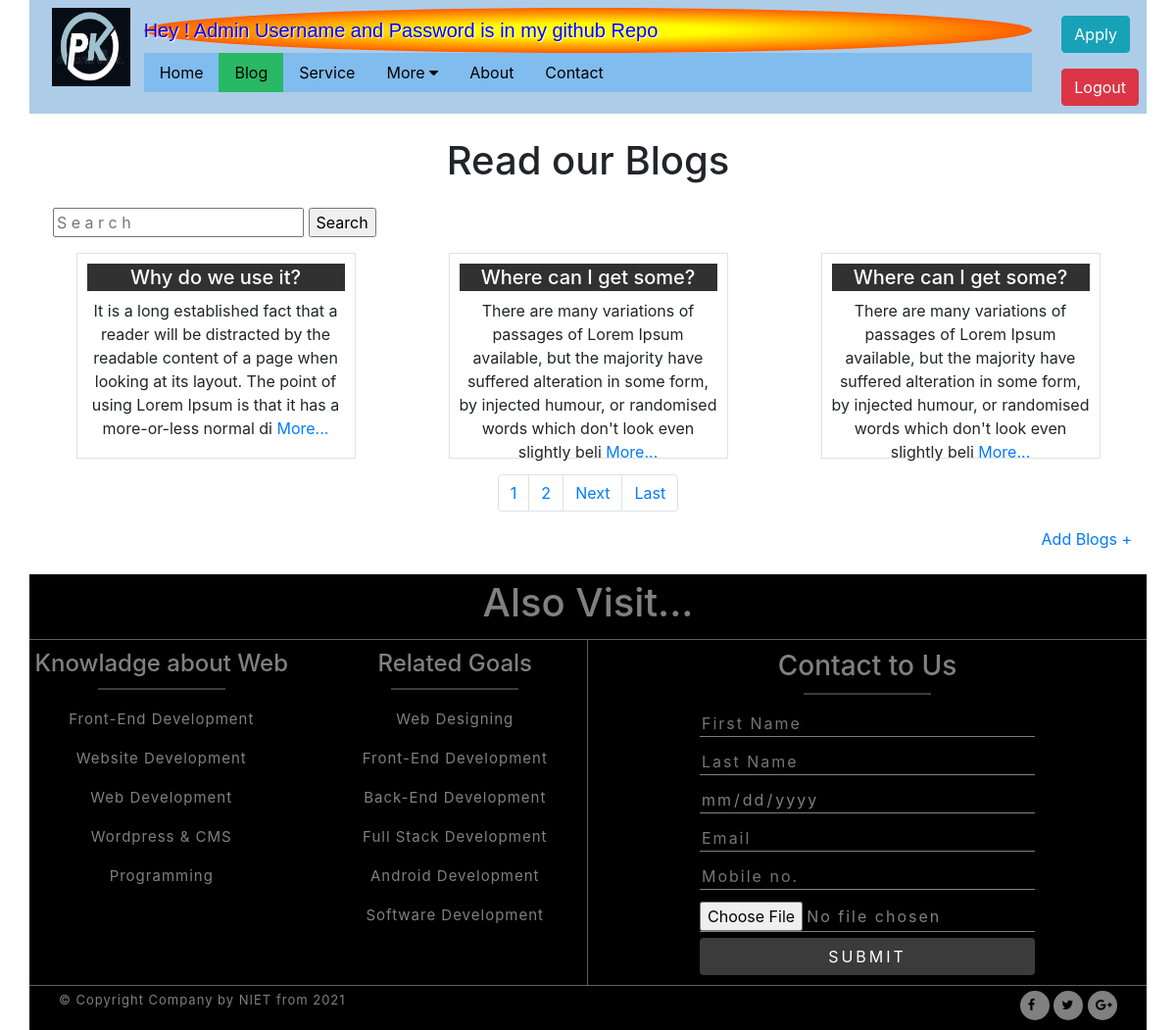
/blogs/ (signed in), run on the app's committed database.
### myapp/models.py (models this page shows)
class Services(models.Model):
    blog_title = models.CharField(max_length=50)
    blog_desc = HTMLField()

### myapp/views.py (the view)
# urls.py: path('blogs/', views.blog, name='blogs'),
@login_required(login_url='login')
def blog(request):
    servicesda = Services.objects.all().order_by('-blog_title')
    paginator = Paginator(servicesda, 3)
    page_num = request.GET.get('page')
    servicesdata = paginator.get_page(page_num)
    totalpage = servicesdata.paginator.num_pages
    if request.method == "GET":
        st = request.GET.get('stext')
        if st != None:
            servicesdata = Services.objects.filter(blog_title__icontains=st)
    data = {
        'st': st,
        'servicesdata': servicesdata,
        'last': totalpage,
        'pagelist': [n + 1 for n in range(totalpage)],
        'title': 'Blogs',
    }
    return render(request, 'blog.html', data)

### templates/blog.html (shortened to what this page needs)
{% extends "base.html" %}
{% block content %}
<div class="container text-center my-4">
    <h1>Read our Blogs</h1>
    <div class="row">
        <form action="" method="get" class="my-3 ml-4">
            {% if servicesdata %}
            <input type="text" name="stext" id="" placeholder="S e a r c h">
            <input type="submit" value="Search">
            {% endif %}
        </form>
        <div class="col-md-12">
            <div class="row">
                {% for n in servicesdata %}
                <div class="col-md-3 article border m-auto">
                    <h5>{{n.blog_title | capfirst | safe}}</h5>
                    <p>{{n.blog_desc | safe | slice:195}} {% if n.blog_desc|length >= 200 %}<a href="/newsDes/{{n.id}}"
                                                                                               class="text-decoration-none">More...</a>
                        {% endif %}</p>
                </div>
                {% empty %}
                <p>No record found</p>
                {% endfor %}
            </div>
            <nav aria-label="Page navigation example">
                <ul class="pagination justify-content-center mt-3">
                    {% for i in pagelist %}
                    <li class="page-item"><a class="page-link" href="/blogs/?page={{i}}">{{i}}</a></li>
                    {% endfor %}
                    {% if servicesdata.has_next %}
                    <li class="page-item"><a class="page-link" href="/blogs/?page={{servicesdata.next_page_number}}">Next</a>
                    </li>
                    <li class="page-item"><a class="page-link" href="/blogs/?page={{last}}">Last</a></li>
                    {% endif %}
                </ul>
            <a href="{% url 'addblog' %}" class="float-right text-decoration-none">Add Blogs +</a>
            </nav>
        </div>
    </div>
</div>
{% endblock %}

### templates/base.html
{% include "header.html" %}
{% block content %}
{% endblock %}
{% include "footer.html" %}

### templates/header.html (shortened to what this page needs)
<!DOCTYPE html>
<html>
<head>
    <link rel="stylesheet" href="https://cdnjs.cloudflare.com/ajax/libs/font-awesome/4.7.0/css/font-awesome.min.css">
    <link rel="stylesheet" href="/static/bootstrap.css">
    <link rel="stylesheet" href="/static/demo.css">
</head>
<body>
<div class="container">
    <div class="row one">
        <div class="col-md-1">
            <img src="/static/img/pk.JPG" alt="logo">
        </div>
        <div class="col-md-10">
            <div class="row">
                {% if user.is_authenticated %}
                <div class="col-12">
                    <marquee behavior="alternate" direction="right" onmouseover="stop()" onmouseout="start()"
                             scrollamount="3" class="marq"><a href="https://github.com/pkwangya/DjangoProject">Hey ! Admin Username and Password is in my github Repo</a></marquee>
                </div>
                {% else %}
                <div class="col-12">
                    <marquee behavior="alternate" direction="right" onmouseover="stop()" onmouseout="start()"
                             scrollamount="3" class="marq"><a href="https://github.com/pkwangya/DjangoProject">Login or Signup to access all pages or see in my Github Repo</a></marquee>
                </div>
                {% endif %}
                <div class="col-12">
                    <ul class="nav" id="navid">
                        <li class="list"><a href="/" class="nav-link {% if request.path == '/' %} active {% endif %}">Home</a></li>
                        <li class="list"><a href="/blogs/" class="nav-link {% if request.path == '/blogs/' %} active {% endif %}">Blog</a></li>
                        <li class="list"><a href="/services/" class="nav-link {% if request.path == '/services/' %} active {% endif %}">Service</a></li>
                        <li class="more"><a href="/dropdown/" class="nav-link {% if request.path == '/dropdown/'%} active {% endif %}">More <i class="fa fa-caret-down"></i></a>
                        </li>
                        <li class="list"><a href="{% url 'about' %}" class="nav-link {% if request.path == '/about-us/' %} active {% endif %}">About</a></li>
                        <li class="list"><a href="{% url 'contact' %}" class="nav-link {% if request.path == '/contact/' %} active {% endif %}">Contact</a></li>
                    </ul>
                </div>
            </div>
        </div>
        <div class="col-md-1">
            <a href="{% url 'signup' %}"><button class="btn btn-info my-2">Apply</button></a>
            <br>
            {% if user.is_authenticated %}
            <a href="{% url 'logout' %}" class="text-decoration-none text-white btn btn-danger mt-2" role="button">Logout</a>
            {% else %}
            <a href="{% url 'login' %}" class="text-decoration-none text-white btn btn btn-primary mt-2" role="button">LogIn</a>
            {% endif %}
        </div>
    </div>
</div>

### templates/footer.html (shortened to what this page needs)
<div class="container end-section mt-3">
    <div class="row text-center">
        <div class="col-12 fhead">
            <h1>Also Visit...</h1>
        </div>
        <div class="col-md-6 footer-service">
            <div class="row text-center">
                <div class="col-md-6 Service">
                    <h4>Knowladge about Web</h4>
                    <a href="#">Front-End Development</a>
                    <a href="#">Website Development</a>
                    <a href="#">Web Development</a>
                    <a href="#">Wordpress & CMS</a>
                    <a href="#">Programming</a>
                </div>
                <div class="col-md-6 Service">
                    <h4>Related Goals</h4>
                    <a href="#">Web Designing</a>
                    <a href="#">Front-End Development</a>
                    <a href="#">Back-End Development</a>
                    <a href="#">Full Stack Development</a>
                    <a href="#">Android Development</a>
                    <a href="#">Software Development</a>
                </div>
            </div>
        </div>
        <div class="col-md-6 footer-form">
            <h3>Contact to Us</h3>
            <form action="{% url 'ctu' %}" method="post" enctype="multipart/form-data">
                <input type="text" name="fname" placeholder="First Name" required>
                <input type="text" name="lname" placeholder="Last Name"  required>
                <input type="date" name="dob" id="dob" placeholder="D-O-B" required>
                <input type="email" name="email" id="email" placeholder="Email" required>
                <input type="number" name="phone" id="Mobile no" placeholder="Mobile no." required>
                <input type="file" name="file" id="file" placeholder="upload your file">
                <button type="submit" class="btn">submit</button>
            </form>
        </div>
    </div>
    <div class="row footer text-light">
        <div class="col-12">
            <div class="container">
                <p>&copy; Copyright Company by NIET from 2021 <span><i class="fa fa-facebook"></i> <i
                        class="fa fa-twitter"></i> <i class="fa fa-google-plus"></i></span></p>
            </div>
        </div>
    </div>
</div>
</body>
</html>

### static/demo.css (style rules this page uses)
body { background-image: url(https://images.unsplash.com/photo-1464618663641-bbdd760ae84a?ixid=MXwxMjA3fDB8MHxzZWFyY2h8MTYyfHxiYWNrZ3JvdW5kJTIwY2xpbWF4fGVufDB8fDB8&ixlib=rb-1.2.1&auto=format&fit=crop&w=500&q=60); background-repeat: no-repeat; background-size: cover; background-attachment: fixed; }
.one { background-color: rgba(35, 117, 194, 0.37); padding: 8px; }
img { height: 80px; width: 80px; }
.marq { text-align:left; background-image: radial-gradient(yellow 20%, red); padding: 8px 0; border-radius: 50%; }
.marq a { color: blue; text-shadow: 1px 1px 1px white; font-size: 20px; font-family: Verdana, Geneva, Tahoma, sans-serif; }
ul { list-style-type: none; }
.nav { background-color: rgba(48, 158, 248, 0.349); }
.list { float: left; padding: auto; }
.nav-link { color: black; }
.active { background-color: rgb(41, 184, 100); }
.article { height : 210px; width : 450px; padding:10px; margin: 10px 0; text-align:center; }
.article h5 { color:white; background:#313131; padding:2px; }
form>.btn { width: 100%; }
.end-section { background-color: black; }
.fhead { padding: 5px 0; color: grey; position: sticky; top: 0px; }
.footer-service { border: 1px solid rgba(128, 128, 128,0.74); border-left: none; padding: 10px 0; }
.footer-form { border-bottom: 1px solid rgba(128, 128, 128, 0.74); border-top: 1px solid rgba(128, 128, 128, 0.74); padding: 10px 0; }
.Service, .footer-form h3 { color: rgb(128, 128, 128); }
.Service h4::after, .footer-form h3::after { content: ""; width: 130px; height: 2px; display: block; margin: auto; margin-top: 10px; margin-bottom: 10px; background-color: rgba(128, 128, 128, 0.47); }
.Service a { text-decoration: none; color: grey; display: block; font-size: 15px; line-height: 40px; letter-spacing: 1px; }
.footer-form input { color: grey; width: 60%; letter-spacing: 2px; border: none; background-color: black; margin: 6px 0; border-bottom: 1px solid grey; }
.footer-form button { text-transform: uppercase; width: 60%; background-color: rgba(63, 62, 62, 0.952); color: white; letter-spacing: 3px; }
.footer { padding: 5px 0; }
.footer p { color: grey; font-size: 13px; letter-spacing: 1px; }
.footer span { float: right; }
.footer i { height: 30px; width: 30px; border-radius: 50%; padding: 8px; color: black; background-color: grey; }

### data on the page
Services: blog_title "Why do we use it?", blog_desc "It is a long established fact that a reader will be distracted by the readable content of a page when looking at its layout. The point of using Lorem Ipsum is that it has a more-or-less normal di"
Services: blog_title "Where can I get some?", blog_desc "There are many variations of passages of Lorem Ipsum available, but the majority have suffered alteration in some form, by injected humour, or randomised words which don't look even slightly beli"
Services: blog_title "Where can I get some?", blog_desc "There are many variations of passages of Lorem Ipsum available, but the majority have suffered alteration in some form, by injected humour, or randomised words which don't look even slightly beli"

### other printed values
{{ i }} "1" "2"
